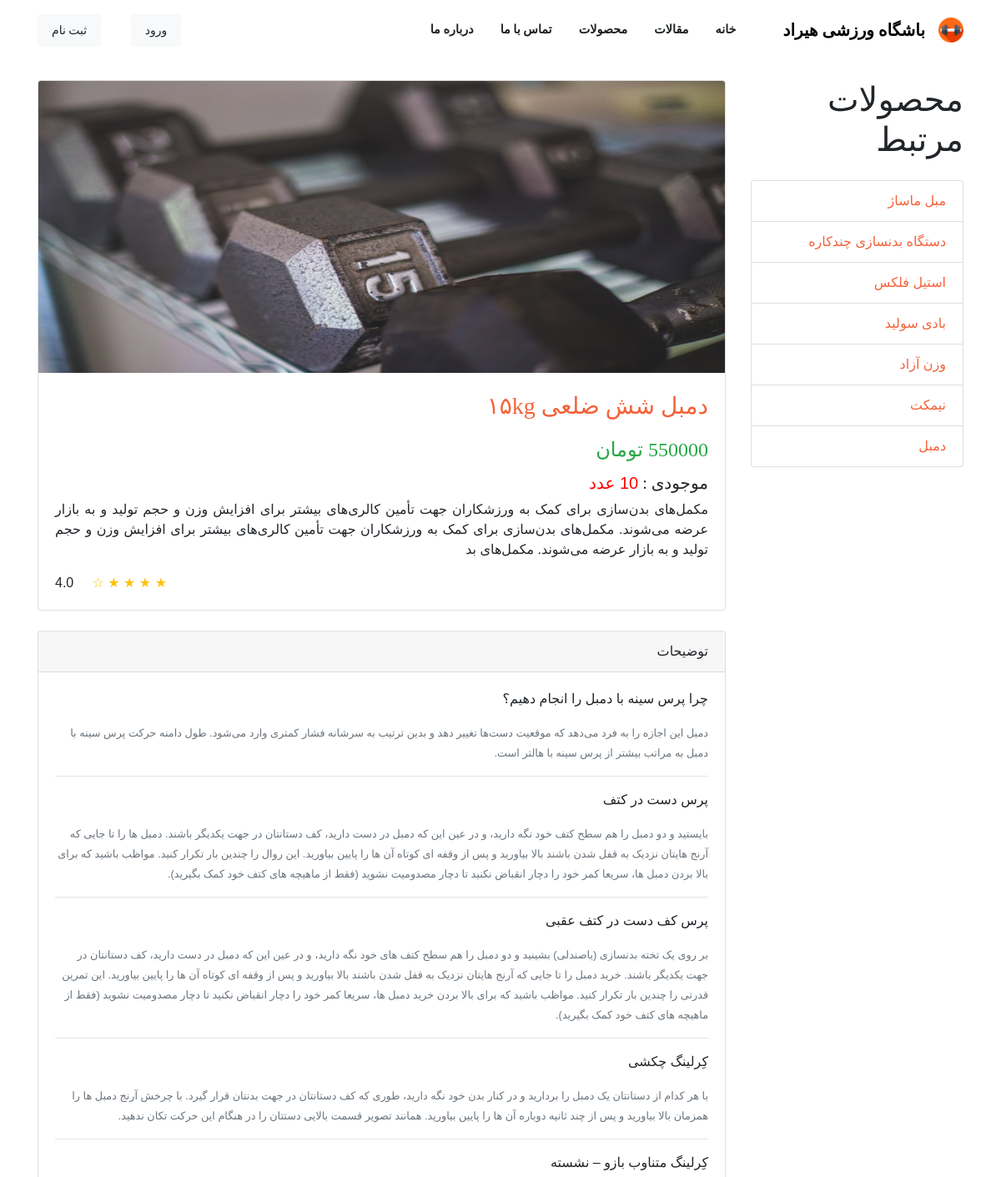
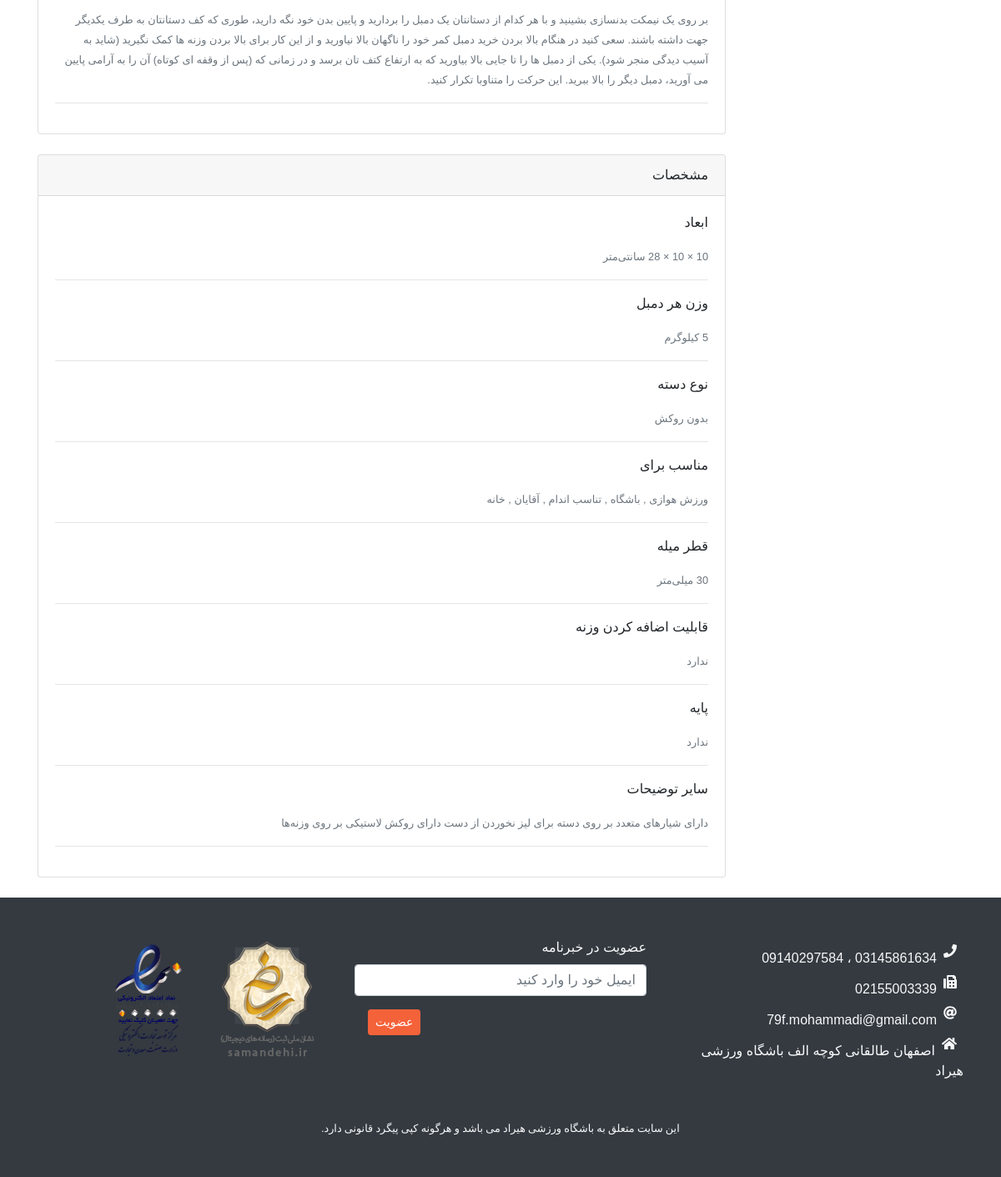
The app's page /Product.php?id=2 with its own data (2 pictures, top to bottom).
### tables this page shows
CREATE TABLE IF NOT EXISTS `product` (
  `pro_code` int NOT NULL AUTO_INCREMENT,
  `pro_name` varchar(200) NOT NULL,
  `pro_qty` int NOT NULL,
  `pro_price` float NOT NULL,
  `pro_image` varchar(250) NOT NULL,
  `pro_start` int NOT NULL,
  `pro_detail_less` varchar(500) NOT NULL,
  `pro_detail` text NOT NULL,
  `pro_specification` text NOT NULL,
  `pro_detail_title` text NOT NULL,
  `pro_specification_title` text NOT NULL,
  `pro_category` enum('مکمل','وسایل و تجهیزات ورزشی','لباس ورزشی','کتونی') NOT NULL,
  PRIMARY KEY (`pro_code`)
);

### Product.php (the view, shortened to what this page needs)
<?php
include("Header.php");
include("MenuArticleProduct.php");
$link = mysqli_connect("localhost", "root", "", "hirad" , "3308" );
$link -> set_charset("utf8");
$pro_code=0;
if (isset($_GET['id']))
	 $pro_code=$_GET['id'];
$query = "SELECT * FROM product WHERE pro_code='$pro_code '";
$result = mysqli_query($link, $query);
?>
<div class="container text-right">
    <div class="row">
        <?php
            $resultMenu = mysqli_query($link, $query);
            if ($rowMenu = mysqli_fetch_array($resultMenu)) {
        ?>
        <div class="col-lg-3">
            <h1 class="my-4" style="font-family: Khandevane">محصولات مرتبط</h1>
            <div class="list-group">
                <a href="Product.php?id=<?php echo($rowMenu['pro_code']) ?>" class="list-group-item">مبل ماساژ</a>
                <a href="Product.php?id=<?php echo($rowMenu['pro_code']) ?>" class="list-group-item">دستگاه بدنسازی چندکاره</a>
                <a href="Product.php?id=<?php echo($rowMenu['pro_code']) ?>" class="list-group-item">استیل فلکس</a>
                <a href="Product.php?id=<?php echo($rowMenu['pro_code']) ?>" class="list-group-item">بادی سولید</a>
                <a href="Product.php?id=<?php echo($rowMenu['pro_code']) ?>" class="list-group-item">وزن آزاد</a>
                <a href="Product.php?id=<?php echo($rowMenu['pro_code']) ?>" class="list-group-item">نیمکت</a>
                <a href="Product.php?id=<?php echo($rowMenu['pro_code']) ?>" class="list-group-item">دمبل</a>
            </div>
        </div>
        <?php
            }
        ?>
        <div class="col-lg-9">
            <div class="card mt-4">
            <?php
                if ($row = mysqli_fetch_array($result)) {
            ?>
                <img class="card-img-top img-fluid" style="height: 350px;width: 900px"
                     src="images/products/<?php echo ($row['pro_image']) ?>"
                     alt="<?php echo ($row['pro_name']) ?>" title="<?php echo ($row['pro_name']) ?>">
                <div class="card-body">
                    <h3 class="card-title text-primary" style="line-height: 40px;font-family: Khandevane">
                    <?php echo ($row['pro_name']) ?></h3>
                    <h4 class="text-success" style="line-height: 40px;font-family: Khandevane">
                    <?php echo ($row['pro_price']) ?> تومان
                    </h4>
                    <h5 style="font-family: Khandevane">
                        موجودی : <span style="color: red">  <?php echo ($row['pro_qty']) ?> عدد</span>
                    </h5>
                    <p class="card-text text-justify">
                    <?php echo ($row['pro_detail_less']) ?>
                    </p>
                    <div class="text-left">
                        <span class="text-warning">&#9733; &#9733; &#9733; &#9733; &#9734;</span>
                        &nbsp;&nbsp;&nbsp; 4.0
                    </div>
                </div>
            </div>
            <?php
            $pro_detail_title = $row['pro_detail_title'];
            $array_detail_title = explode ('+', $pro_detail_title);
            $pro_detail = $row['pro_detail'];
            $array_detail= explode ('+', $pro_detail);
            ?>
            <div class="card card-outline-secondary my-4">
                <div class="card-header">
                    توضیحات
                </div>
                <div class="card-body">
                <?php
                    for ($x = 0; $x < count($array_detail) ; $x++) {
                        ?>
                    <p><?php echo("$array_detail_title[$x]") ?></p>
                    <small class="text-muted">
                    <?php  echo("$array_detail[$x]") ?>
                    </small>
                    <hr>
                <?php
                    }
                ?>
                </div>
            </div>
            <?php
            $pro_specification_title = $row['pro_specification_title'];
            $array_specification_title = explode ('+', $pro_specification_title);
            $pro_specification = $row['pro_specification'];
            $array_specification= explode ('+', $pro_specification);
            ?>
            <div class="card card-outline-secondary my-4">
                <div class="card-header">
                    مشخصات
                </div>
                <div class="card-body">
                <?php
                    for ($x = 0; $x < count($array_specification) ; $x++) {
                        ?>
                    <p><?php echo("$array_specification_title[$x]") ?></p>
                    <small class="text-muted">
                    <?php  echo("$array_specification[$x]") ?>
                    </small>
                    <hr>
                <?php
                    }
                ?>
                </div>
                <?php
                    }
                ?>
            </div>
        </div>
    </div>
</div>
<?php
include("Footer.php");
?>

### Header.php (style rules this page uses)
* { font-family: 'Khandevane', 'BMitra', Sans-Serif; }

### records on screen
product: pro_image (picture), pro_name "دمبل شش ضلعی ۱۵kg", pro_detail_less "مکمل‌های بدن‌سازی برای کمک به ورزشکاران جهت تأمین کالری‌های بیشتر برای افزایش وزن و حجم تولید و به بازار عرضه می‌شوند. مکمل‌های بدن‌سازی برای کمک به ورزشکاران جهت تأمین کالری‌های بیشتر برای افزایش وزن و حجم تولید و به بازار عرضه می‌شوند. مکمل‌های بد", pro_detail_title "چرا پرس سینه با دمبل را انجام دهیم؟", pro_detail "دمبل این اجازه را به فرد می‌دهد که موقعیت دست‌ها تغییر دهد و بدین ترتیب به سرشانه فشار کمتری وارد می‌شود. طول دامنه حرکت پرس سینه با دمبل به مراتب بیشتر از پرس سینه با هالتر است.", pro_detail_title "پرس دست در کتف", pro_detail "بایستید و دو دمبل را هم سطح کتف خود نگه دارید، و در عین این که دمبل در دست دارید، کف دستانتان در جهت یکدیگر باشند. دمبل ها را تا جایی که آرنج هایتان نزدیک به قفل شدن باشند بالا بیاورید و پس از وقفه ای کوتاه آن ها را پایین بیاورید. این روال را چندین بار تکرار کنید. مواظب باشید که برای بالا بردن دمبل ها، سریعا کمر خود را دچار انقباض نکنید تا دچار مصدومیت نشوید (فقط از ماهیچه های کتف خود کمک بگیرید).", pro_detail_title "پرس کف دست در کتف عقبی", pro_detail "بر روی یک تخته بدنسازی (یاصندلی) بشینید و دو دمبل را هم سطح کتف های خود نگه دارید، و در عین این که دمبل در دست دارید، کف دستانتان در جهت یکدیگر باشند. خرید دمبل را تا جایی که آرنج هایتان نزدیک به قفل شدن باشند بالا بیاورید و پس از وقفه ای کوتاه آن ها را پایین بیاورید. این تمرین قدرتی را چندین بار تکرار کنید. مواظب باشید که برای بالا بردن خرید دمبل ها، سریعا کمر خود را دچار انقباض نکنید تا دچار مصدومیت نشوید (فقط از ماهیچه های کتف خود کمک بگیرید).", pro_detail_title "کِرلینگ چکشی", pro_detail "با هر کدام از دستانتان یک دمبل را بردارید و در کنار بدن خود نگه دارید، طوری که کف دستانتان در جهت بدنتان قرار گیرد. با چرخش آرنج دمبل ها را همزمان بالا بیاورید و پس از چند ثانیه دوباره آن ها را پایین بیاورید. همانند تصویر قسمت بالایی دستتان را در هنگام این حرکت تکان ندهید.", pro_detail_title "کِرلینگ متناوب بازو – نشسته", pro_detail "بر روی یک نیمکت بدنسازی بشینید و با هر کدام از دستانتان یک دمبل را بردارید و پایین بدن خود نگه دارید، طوری که کف دستانتان به طرف یکدیگر جهت داشته باشند. سعی کنید در هنگام بالا بردن خرید دمبل کمر خود را ناگهان بالا نیاورید و از این کار برای بالا بردن وزنه ها کمک نگیرید (شاید به آسیب دیدگی منجر شود). یکی از دمبل ها را تا جایی بالا بیاورید که به ارتفاع کتف تان برسد و در زمانی که (پس از وقفه ای کوتاه) آن را به آرامی پایین می آورید، دمبل دیگر را بالا ببرید. این حرکت را متناوبا تکرار کنید.", pro_specification_title "ابعاد", pro_specification "10 × 10 × 28 سانتی‌متر", pro_specification_title "وزن هر دمبل", pro_specification "5 کیلوگرم", pro_specification_title "نوع دسته", pro_specification "بدون روکش", pro_specification_title "مناسب برای", pro_specification "ورزش هوازی , باشگاه , تناسب اندام , آقایان , خانه", pro_specification_title "قطر میله", pro_specification "30 میلی‌متر", pro_specification_title "قابلیت اضافه کردن وزنه", pro_specification "ندارد", pro_specification_title "پایه", pro_specification_title "سایر توضیحات", pro_specification "دارای شیارهای متعدد بر روی دسته برای لیز نخوردن از دست دارای روکش لاستیکی بر روی وزنه‌ها"
